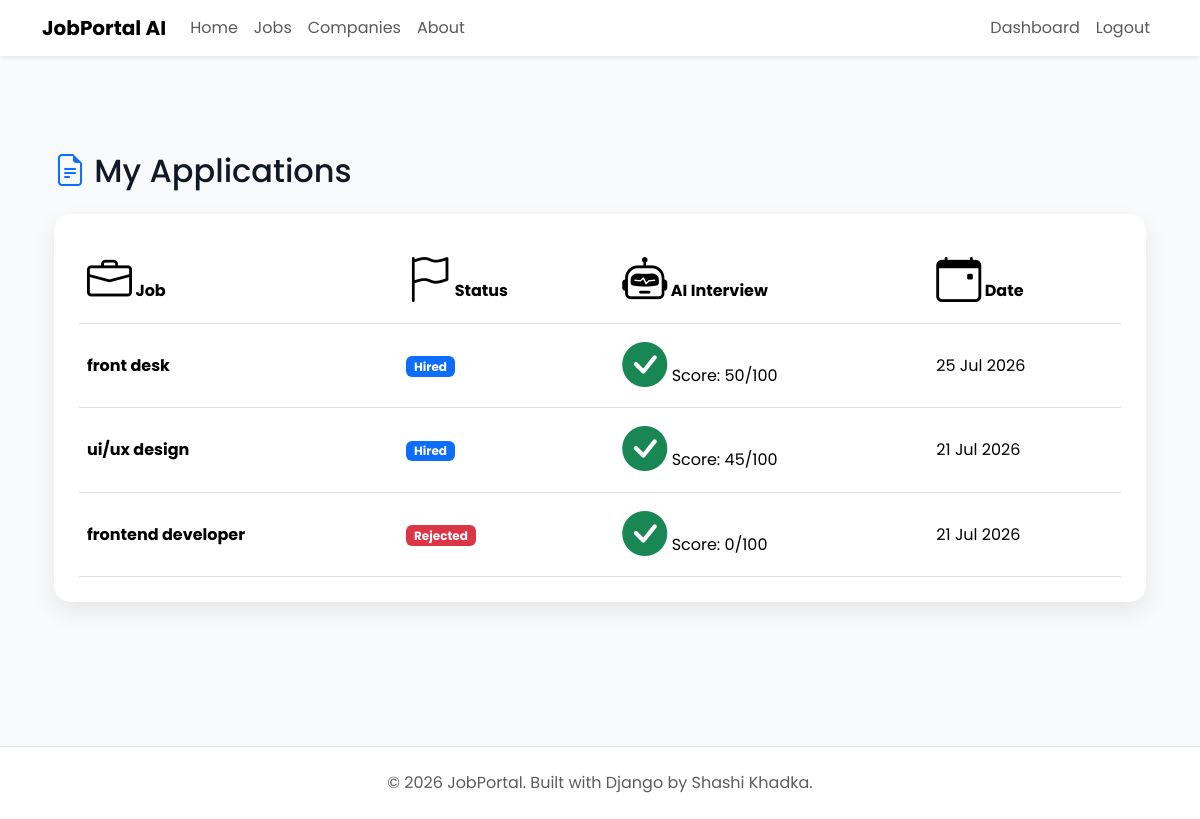
Screenshot of /applications/my-applications/ (signed in) with the database file from the repository.
### applications/models.py (models this page shows, shortened)
class Application(models.Model):
    applicant = models.ForeignKey( settings.AUTH_USER_MODEL, on_delete=models.CASCADE, related_name="applications" )
    job = models.ForeignKey( Job, on_delete=models.CASCADE,related_name="applications")
    resume = models.FileField( upload_to="resumes/")
    cover_letter = models.TextField( blank=True)
    status = models.CharField( max_length=20,choices=Applicationstatus.choices,default=Applicationstatus.PENDING )
    applied_at = models.DateTimeField(auto_now_add=True)
    first_name = models.CharField(max_length=100, default="")
    last_name = models.CharField(max_length=100, default="")
    location = models.CharField(max_length=100, default="")
    class Meta:
        ordering = ["-applied_at"]
        unique_together = ("applicant", "job")

class AIInterview(models.Model):
    application = models.OneToOneField( Application, on_delete=models.CASCADE)
    questions = models.JSONField(default=list, blank=True)
    answers = models.JSONField(default=list, blank=True)
    score = models.IntegerField(default=0)
    feedback = models.TextField(blank=True)
    completed = models.BooleanField(default=False)

### jobs/models.py (models this page shows, shortened)
class Job(models.Model):
    class EmploymentType(models.TextChoices):
        FULL_TIME = "Full Time"
        PART_TIME = "Part Time"
        INTERNSHIP = "Internship"
        CONTRACT = "Contract"
    class ExperienceLevel(models.TextChoices):
        ENTRY =  "Entry Level"
        MID =  "Mid Level"
        SENIOR = "Senior Level"
    company = models.ForeignKey(Company,on_delete=models.CASCADE,related_name="jobs")
    title = models.CharField(max_length=200)
    slug = models.SlugField(unique=True,blank=True)
    description = models.TextField()
    location = models.CharField(max_length=150)
    employment_type = models.CharField(max_length=20,choices=EmploymentType.choices)
    experience_level = models.CharField( max_length=20, choices=ExperienceLevel.choices )
    salary_min = models.PositiveIntegerField()
    salary_max = models.PositiveIntegerField()
    vacancies = models.PositiveIntegerField(default=1)
    deadline = models.DateField()
    is_active = models.BooleanField(default=True)
    created_at = models.DateTimeField(auto_now_add=True)
    updated_at = models.DateTimeField(auto_now=True)

### applications/views.py (the view)
# urls.py: path("my-applications/",views.my_applications,name="my-applications"),
@login_required
def my_applications(request):
    applications = Application.objects.filter( applicant=request.user)
    return render(request,"applications/my_application.html",{"applications": applications})

### templates/applications/my_application.html (shortened to what this page needs)
{% extends "base.html" %}
{% block content %}
<div class="container py-5">
    <h2 class="mb-4">
        <i class="bi bi-file-earmark-text text-primary"></i>
        My Applications
    </h2>
    <div class="custom-card">
        <div class="table-responsive">
            <table class="table align-middle">
                <thead>
                    <tr>
                        <th><i class="bi bi-briefcase"></i> Job</th>
                        <th><i class="bi bi-flag"></i> Status</th>
                        <th><i class="bi bi-robot"></i> AI Interview</th>
                        <th><i class="bi bi-calendar-event"></i> Date</th>
                    </tr>
                </thead>
                <tbody>
                {% for application in applications %}
                    <tr>
                        <td>
                            <strong>{{ application.job.title }}</strong>
                        </td>
                        <td>
                            {% if application.status == "Pending" %}
                                <span class="badge bg-warning">Pending</span>
                            {% elif application.status == "Reviewing" %}
                                <span class="badge bg-info">Reviewing</span>
                            {% elif application.status == "Shortlisted" %}
                                <span class="badge bg-success">Shortlisted</span>
                            {% elif application.status == "Hired" %}
                                <span class="badge bg-primary">Hired</span>
                            {% elif application.status == "Rejected" %}
                                <span class="badge bg-danger">Rejected</span>
                            {% endif %}
                        </td>
                        <td>
                            {% if application.aiinterview.completed %}
                                <i class="bi bi-check-circle-fill text-success"></i>
                                Score: {{ application.aiinterview.score }}/100
                            {% else %}
                                <a href="{% url 'start-interview' application.id %}" class="btn btn-sm btn-primary-custom">
                                    <i class="bi bi-mic-fill"></i> Take AI Interview
                                </a>
                            {% endif %}
                        </td>
                        <td>
                            {{ application.applied_at|date:"d M Y" }}
                        </td>
                    </tr>
                {% endfor %}
                </tbody>
            </table>
        </div>
    </div>
</div>
{% endblock %}

### static/css/variables.css (style rules this page uses)
:root { --primary:#4F46E5; --primary-hover:#4338CA; --secondary:#6366F1; --success:#22C55E; --danger:#EF4444; --warning:#F59E0B; --dark:#0F172A; --gray:#64748B; --light:#F8FAFC; --white:#FFFFFF; --border:#E2E8F0; --shadow:0 8px 30px rgba(0,0,0,.08); --radius:12px; }

### static/css/main.css (style rules this page uses)
* { margin:0; padding:0; box-sizing:border-box; }
body { font-family:'Poppins',sans-serif; background:var(--light); color:var(--dark); }

### static/css/components.css (style rules this page uses)
.custom-card { background:white; border-radius:14px; padding:25px; box-shadow:var(--shadow); transition:.3s; }

### static/css/style.css (style rules this page uses)
* { margin:0; padding:0; box-sizing:border-box; }
body { font-family:'Poppins',sans-serif; background:var(--light); color:var(--dark); }
.table { margin-bottom:0; }
.table td, .table th { vertical-align:middle; }

### static/css/dashboard.css (style rules this page uses)
.custom-card { background:white; border-radius:16px; padding:25px; box-shadow:0 10px 25px rgba(0,0,0,.08); transition:.3s; }
.custom-card i { font-size:45px; }
:root { --primary:#4F46E5; --success:#22C55E; --warning:#F59E0B; --danger:#EF4444; --bg:#F6F8FC; --card:#ffffff; --text:#1E293B; --muted:#64748B; --border:#E5E7EB; }
body { background:var(--bg); }
:root { --primary:#2563eb; --primary-dark:#1d4ed8; --primary-light:#eef4ff; --success:#16a34a; --warning:#f59e0b; --danger:#ef4444; --text:#111827; --text-light:#6b7280; --border:#e5e7eb; --white:#ffffff; --background:#f8fafc; --radius:18px; --radius-sm:12px; --shadow:0 10px 30px rgba(0,0,0,.06); --shadow-hover:0 18px 40px rgba(37,99,235,.15); --transition:.25s ease; }
* { box-sizing:border-box; }
body { background:var(--background); font-family:"Poppins", sans-serif; color:var(--text); -webkit-font-smoothing:antialiased; }

### rows the page displays
Application: job "front desk", status "Hired", aiinterview.score "50", applied_at "25 Jul 2026"
Application: job "ui/ux design", status "Hired", aiinterview.score "45", applied_at "21 Jul 2026"
Application: job "frontend developer", status "Rejected", aiinterview.score "0", applied_at "21 Jul 2026"
